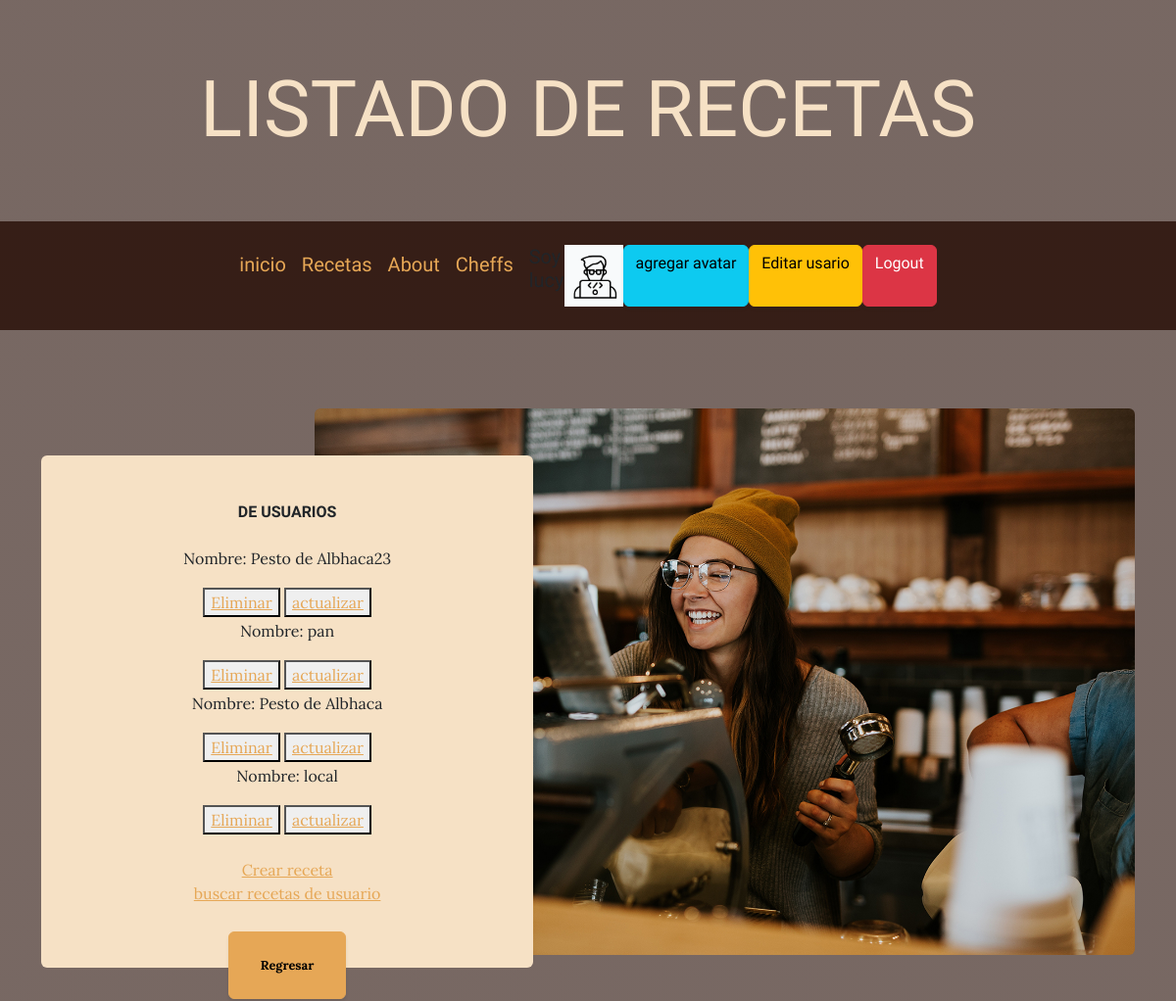
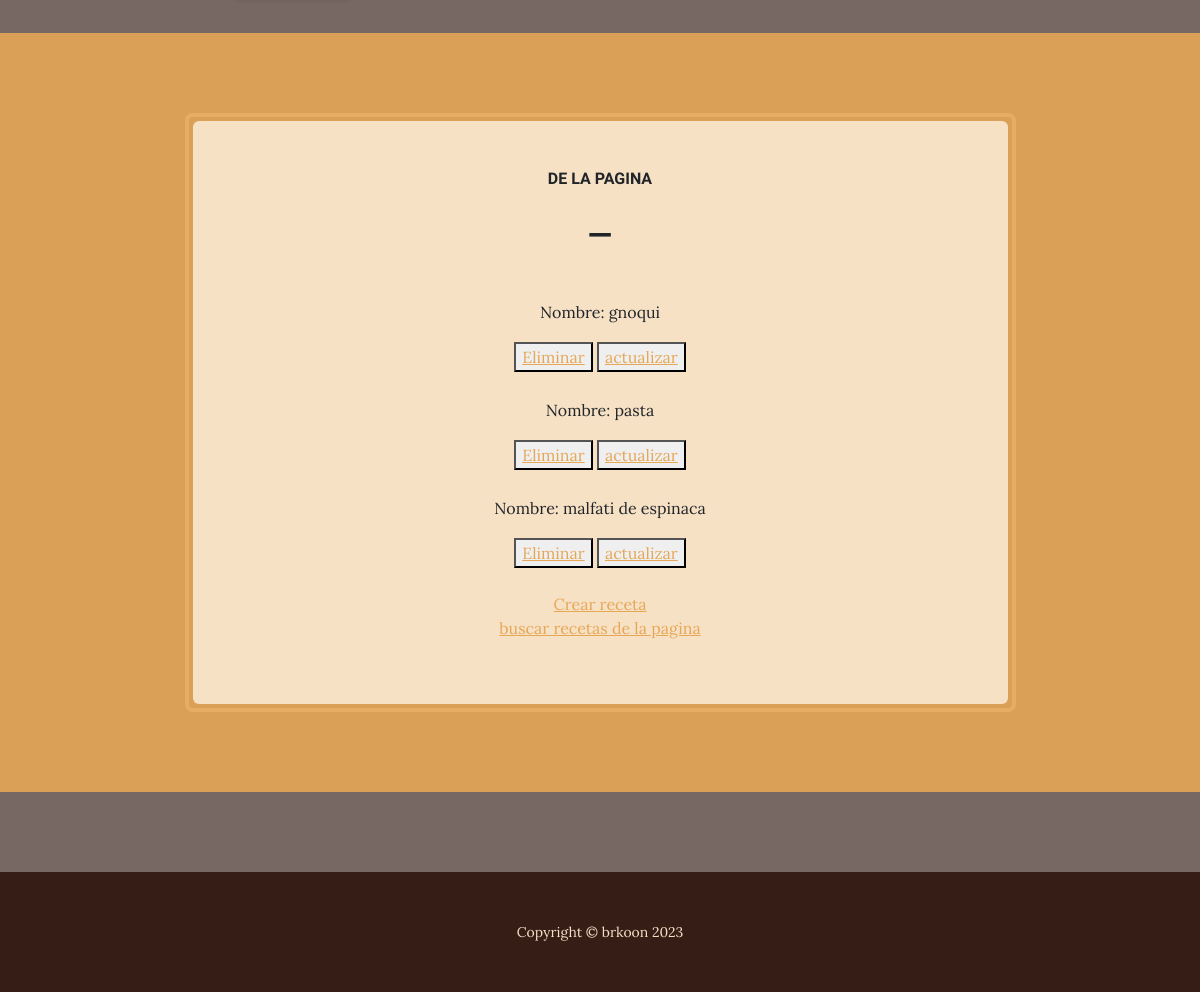
Page /AppRecetas/recetasMain/ (signed in) on the committed database (2 pictures, top to bottom).
### AppRecetas/models.py (models this page shows, shortened)
class Avatar(models.Model):
    usuario = models.ForeignKey(User, on_delete=models.CASCADE)
    image = models.ImageField(upload_to= "avatares", null=True)

class RecetasUsr(models.Model):
    nom_platosUsr = models.CharField(max_length=20)
    ingredientesUsr = models.CharField(max_length=100)
    recetaUsr = models.CharField(max_length=100)
    tiempoUsr = models.IntegerField()
    dificultadUsr = models.CharField(max_length=10)
    tipoDeCocinaUsr = models.CharField(max_length=20)
    fuenteUsr = models.CharField(max_length=30)
    procedimientoUsr = models.TextField()

class RecetasMain(models.Model):
    nom_platos = models.CharField(max_length=20)
    ingredientes = models.CharField(max_length=100)
    receta = models.CharField(max_length=100)
    tiempo = models.IntegerField()
    dificultad = models.CharField(max_length=10)
    tipoDeCocina = models.CharField(max_length=20)
    fuente = models.CharField(max_length=30)
    procedimiento = models.TextField()

### AppRecetas/views.py (the view)
# urls.py: path("recetasMain/", vista_recetasMain, name= "RecetasMain"),
def vista_recetasMain(request):
  recetasUsr_all = RecetasUsr.objects.all()
  recetasMain_all = RecetasMain.objects.all()
  return render(request,'AppRecetas/recetasMain.html', {"lista_recetasUsr" : recetasUsr_all , "lista_recetasMain": recetasMain_all})

### AppRecetas/templates/AppRecetas/recetasMain.html (shortened to what this page needs)
{% extends "AppRecetas/base.html" %}
{% block  titulo %}
Listado de recetas
{% endblock  %}
{% block  titulo_rec_1 %}
De usuarios
{% endblock %}
{% block complement%}
{% for recetasUsr in  lista_recetasUsr %}
    <p>Nombre: {{recetasUsr.nom_platosUsr}}  </p>
<button>
    <a href=" {% url 'eliminarRecetasUsr' recetasUsr.nom_platosUsr %}  ">Eliminar</a>
</button>
<button>
    <a href=" {% url 'updateRecetasUsr' recetasUsr.nom_platosUsr %}  ">actualizar</a>
    </button>
<br>
 {%endfor%}
 <br>
 <a href=" {% url 'AddRecetasUsr'  %}  ">Crear receta</a>
 <br>
 <a href="{% url 'seekRecetasUsr' %}">buscar recetas de usuario</a>
<br>
{% endblock %}
{% block titulos_rec_2 %}
De la pagina
{% endblock titulos_rec_2 %}
{% block complement_1 %}
{% for recetasMain in  lista_recetasMain %}
<br>
    <p>Nombre: {{recetasMain.nom_platos}}  </p>
<button>
{% if request.user.is_authenticated  %}
<a href=" {% url 'eliminarRecetasMain' recetasMain.nom_platos %}  ">Eliminar</a>
{% endif %}
</button>
<button>
<a href=" {% url 'updateRecetasMain' recetasMain.nom_platos %}  ">actualizar</a>
</button>
<br>
{%endfor%}
<br>
<a href=" {% url 'AddRecetasMain'  %}  ">Crear receta</a>
<br>
<a href="{% url 'seekRecetas' %}">buscar recetas de la pagina </a>
{%endblock%}

### AppRecetas/templates/AppRecetas/base.html (shortened to what this page needs)
<!DOCTYPE html>
<html lang="en">
    <head>
        {% load static  %}
        <link href="{% static 'AppRecetas/css/styles.css'%}" rel="stylesheet" />
    </head>
    <body>
        <header>
            <h1 class="site-heading text-center text-faded d-none d-lg-block">
                <span class="site-heading-lower">
                    {% block  titulo %}
                     {% endblock %}
                </span>
            </h1>
        </header>
        <nav class="navbar navbar-expand-lg navbar-dark py-lg-4" id="mainNav">
            <div class="container">
                <div class="collapse navbar-collapse" id="navbarSupportedContent">
                    <ul class="navbar-nav mx-auto">
                        <a class="navbar-brand" href="{% url 'Inicio' %}">inicio</a>
                <a class="navbar-brand" href="{% url 'RecetasMain' %}">Recetas</a>
                <a class="navbar-brand" href="{% url 'About' %}">About</a>
                {% if request.user.is_authenticated  %}
                <a class="navbar-brand" href="{% url 'listaCheff' %}">Cheffs</a>
                <br>
                <br>
                {% endif %}
                {% if request.user.is_authenticated  %}
                <p> <h5>
                    Soy <br> {{user.username}}
                </h5>  </p>
                {% with user.avatar_set.first as  miPrimerAvatar %}
                {% if miPrimerAvatar  %}
                <img src="{{miPrimerAvatar.image.url}}" alt=" NO EXITE AVATAR", style="max-width: 60px;">
                {% endif %}
                {% endwith %}
                <a class="btn btn-info" href="{% url 'AddAvatar' %}">agregar avatar</a>
                <a class="btn btn-warning" href="{% url 'EditUsr' %}">Editar usario</a>
                <a class="btn btn-danger" href="{% url 'Logout' %}">Logout</a>
                {% else %}
                <a class="btn btn-success" href="{% url 'Login' %}">Login</a>
                <a class="btn btn-primary" href="{% url 'Register' %}">Registrarse</a>
                {% endif %}
                    </ul>
                </div>
            </div>
        </nav>
        <section class="page-section clearfix">
            <div class="container">
                <div class="intro">
                    <img class="intro-img img-fluid mb-3 mb-lg-0 rounded" src="{% static 'AppRecetas/assets/img/intro.jpg' %}" alt="..." />
                    <div class="intro-text left-0 text-center bg-faded p-5 rounded">
                        <h2 class="section-heading mb-4">
                            <span class="section-heading-upper">
                                {% block  titulo_rec_1 %}  {% endblock %}
                            </span>
                        </h2>
                        <p class="mb-3">
                            {% block  complement %}
                            {% endblock %}
                        </p>
                        <div class="intro-button mx-auto"><a class="btn btn-primary btn-xl" href="{% url 'Inicio' %}">Regresar</a></div>
                    </div>
                </div>
            </div>
        </section>
        <section class="page-section cta">
            <div class="container">
                <div class="row">
                    <div class="col-xl-9 mx-auto">
                        <div class="cta-inner bg-faded text-center rounded">
                            <h2 class="section-heading mb-4">
                                <span class="section-heading-upper">
                                    {% block titulos_rec_2 %}{% endblock titulos_rec_2 %}
                                </span>
                                <span class="section-heading-lower">_</span>
                            </h2>
                            <p class="mb-0">
                            {% block  complement_1 %}
                            {% endblock %}
                            </p>
                        </div>
                    </div>
                </div>
            </div>
        </section>
        <footer class="footer text-faded text-center py-5">
            <div class="container"><p class="m-0 small">Copyright &copy; brkoon  2023</p></div>
        </footer>
    </body>
</html>

### rows in the picture
Avatar: image (picture)
RecetasUsr: nom_platosUsr "Pesto de Albhaca23"
RecetasUsr: nom_platosUsr "pan"
RecetasUsr: nom_platosUsr "Pesto de Albhaca"
RecetasUsr: nom_platosUsr "local"
RecetasMain: nom_platos "gnoqui"
RecetasMain: nom_platos "pasta"
RecetasMain: nom_platos "malfati de espinaca"
